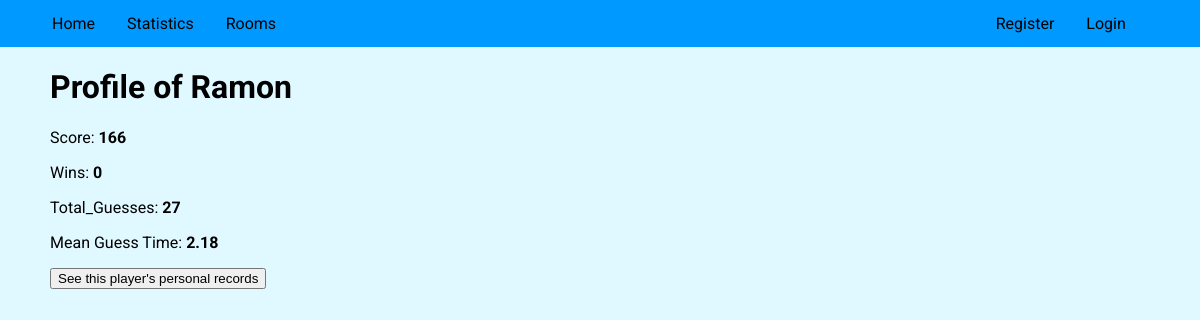
Page /profile/Ramon on the committed database.
### tables this page shows
CREATE TABLE users (userID integer PRIMARY KEY, username text, password text, Score integer DEFAULT 0, Time float DEFAULT 0, Guess_Count integer DEFAULT 0, MGT float DEFAULT 0, wins INTEGER DEFAULT 0);

### app.py (the view)
@app.route('/profile/<user>')
def profile(user):
    Database = db.execute("SELECT * FROM users WHERE username = ?", (user,))  # Pass a tuple (user,)
    if Database:  # Checking if Database is not empty
        return render_template("profile.html", Database=Database[0], rooms=all_rooms, username=session.get("username", "guest"))
    else:
        return redirect("/")

### template/profile.html (shortened to what this page needs)
{% extends "layout.html" %}
{% block body %}
<div class = 'temp'>
    <h1>Profile of {{Database.username}}</h1>
    <p>Score: <b>{{Database.Score}}</b></p>
    <p>Wins: <b>{{Database.wins or 0}}</b></p>
    <p>Total_Guesses: <b>{{Database.Guess_Count}}</b></p>
    <p>Mean Guess Time: <b>{{Database.MGT}}</b></p>
    <a href="/records/{{Database.username}}/Billion" class="button-link">
        <button type="button">See this player's personal records</button>
    </a>
</div>
{% endblock %}

### static/styles.css (style rules this page uses)
.temp { padding-left: 50px; }
html { font-size: 100%; box-sizing: border-box; height: 100%; }
*, *::before, *::after { box-sizing: inherit; }
body { margin: 0; padding: 0; background: #e0f8ff; font-family: 'Roboto', sans-serif; min-height: 100%; }
* { box-sizing:border-box }

### rows in the picture
users: username "Ramon", Score "166", wins "0", Guess_Count "27", MGT "2.18"
